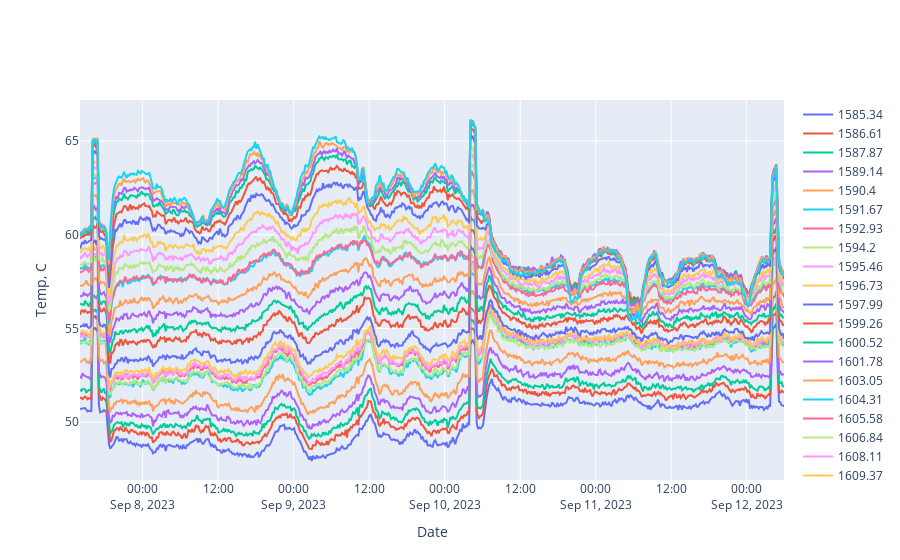

Notebook code cell kept with this figure:
### Code cell
fig = go.Figure()

# раз в сколько берем температуру, 
delim = 10
len_ = int(len(temp[0,:]) / delim)

max_depth = 1618
min_depth = 1585

for i in range(len_):
    if (laf_new[i*delim] > min_depth and laf_new[i*delim] < max_depth):
        temp_new = temp[:,i*delim]
        fig.add_trace(go.Scatter(
            y = temp_new,
            x = df['time'],
            name = laf_new[i*delim]
        ))
fig.update_layout(
    xaxis_title = "Date",
    yaxis_title = "Temp, C",
)
fig.write_html("temp(time) same depth.html")
fig.show()

### Figure 1 — Plotly figure (JSON) as saved in the notebook; plotly's stock layout.template omitted (floating-point values rounded to 4 significant figures; data arrays with more than 128 entries replaced by an {"elided": "..."} marker saying what was removed)
{"data": [{"name": "1585.34", "type": "scatter", "x": {"elided": "560 str values"}, "y": {"elided": "560 float values"}}, {"name": "1586.61", "type": "scatter", "x": {"elided": "560 str values"}, "y": {"elided": "560 float values"}}, {"name": "1587.87", "type": "scatter", "x": {"elided": "560 str values"}, "y": {"elided": "560 float values"}}, {"name": "1589.14", "type": "scatter", "x": {"elided": "560 str values"}, "y": {"elided": "560 float values"}}, {"name": "1590.4", "type": "scatter", "x": {"elided": "560 str values"}, "y": {"elided": "560 float values"}}, {"name": "1591.67", "type": "scatter", "x": {"elided": "560 str values"}, "y": {"elided": "560 float values"}}, {"name": "1592.93", "type": "scatter", "x": {"elided": "560 str values"}, "y": {"elided": "560 float values"}}, {"name": "1594.2", "type": "scatter", "x": {"elided": "560 str values"}, "y": {"elided": "560 float values"}}, {"name": "1595.46", "type": "scatter", "x": {"elided": "560 str values"}, "y": {"elided": "560 float values"}}, {"name": "1596.73", "type": "scatter", "x": {"elided": "560 str values"}, "y": {"elided": "560 float values"}}, {"name": "1597.99", "type": "scatter", "x": {"elided": "560 str values"}, "y": {"elided": "560 float values"}}, {"name": "1599.26", "type": "scatter", "x": {"elided": "560 str values"}, "y": {"elided": "560 float values"}}, {"name": "1600.52", "type": "scatter", "x": {"elided": "560 str values"}, "y": {"elided": "560 float values"}}, {"name": "1601.78", "type": "scatter", "x": {"elided": "560 str values"}, "y": {"elided": "560 float values"}}, {"name": "1603.05", "type": "scatter", "x": {"elided": "560 str values"}, "y": {"elided": "560 float values"}}, {"name": "1604.31", "type": "scatter", "x": {"elided": "560 str values"}, "y": {"elided": "560 float values"}}, {"name": "1605.58", "type": "scatter", "x": {"elided": "560 str values"}, "y": {"elided": "560 float values"}}, {"name": "1606.84", "type": "scatter", "x": {"elided": "560 str values"}, "y": {"elided": "560 float values"}}, {"name": "1608.11", "type": "scatter", "x": {"elided": "560 str values"}, "y": {"elided": "560 float values"}}, {"name": "1609.37", "type": "scatter", "x": {"elided": "560 str values"}, "y": {"elided": "560 float values"}}, {"name": "1610.64", "type": "scatter", "x": {"elided": "560 str values"}, "y": {"elided": "560 float values"}}, {"name": "1611.9", "type": "scatter", "x": {"elided": "560 str values"}, "y": {"elided": "560 float values"}}, {"name": "1613.17", "type": "scatter", "x": {"elided": "560 str values"}, "y": {"elided": "560 float values"}}, {"name": "1614.43", "type": "scatter", "x": {"elided": "560 str values"}, "y": {"elided": "560 float values"}}, {"name": "1615.7", "type": "scatter", "x": {"elided": "560 str values"}, "y": {"elided": "560 float values"}}, {"name": "1616.96", "type": "scatter", "x": {"elided": "560 str values"}, "y": {"elided": "560 float values"}}], "layout": {"xaxis": {"title": {"text": "Date"}}, "yaxis": {"title": {"text": "Temp, C"}}}}
